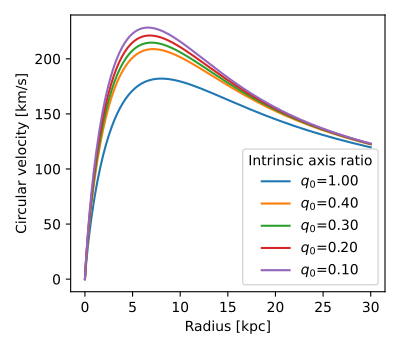

Reproduce this figure in Python.
import os
import numpy as np
import matplotlib.pyplot as plt
import deprojected_sersic_models as deproj_sersic

# Environment variable containing path to location of pre-computed tables
table_dir = os.getenv('DEPROJECTED_SERSIC_MODELS_DATADIR')

# Sérsic profile properties
total_mass = 1.e11
Reff = 5.0
n = 1.0
R = np.arange(0., 30.1, 0.1)

# Flattening/elongation array (invq = 1/q; q = c/a)
invq_arr = [1., 2.5, 3.33, 5., 10.]

# Calculate & plot interpolated circular velocity profiles at r for each invq
plt.figure(figsize=(4,3.5))
for invq in invq_arr:
    vc = deproj_sersic.interpolate_sersic_profile_VC(R=R, total_mass=total_mass, Reff=Reff,
                                                     n=n, invq=invq, path=table_dir)
    plt.plot(R, vc, '-', label=r'$q_0$={:0.2f}'.format(1./invq))

plt.xlabel('Radius [kpc]')
plt.ylabel('Circular velocity [km/s]')
plt.legend(title='Intrinsic axis ratio')

plt.tight_layout()
plt.show()
